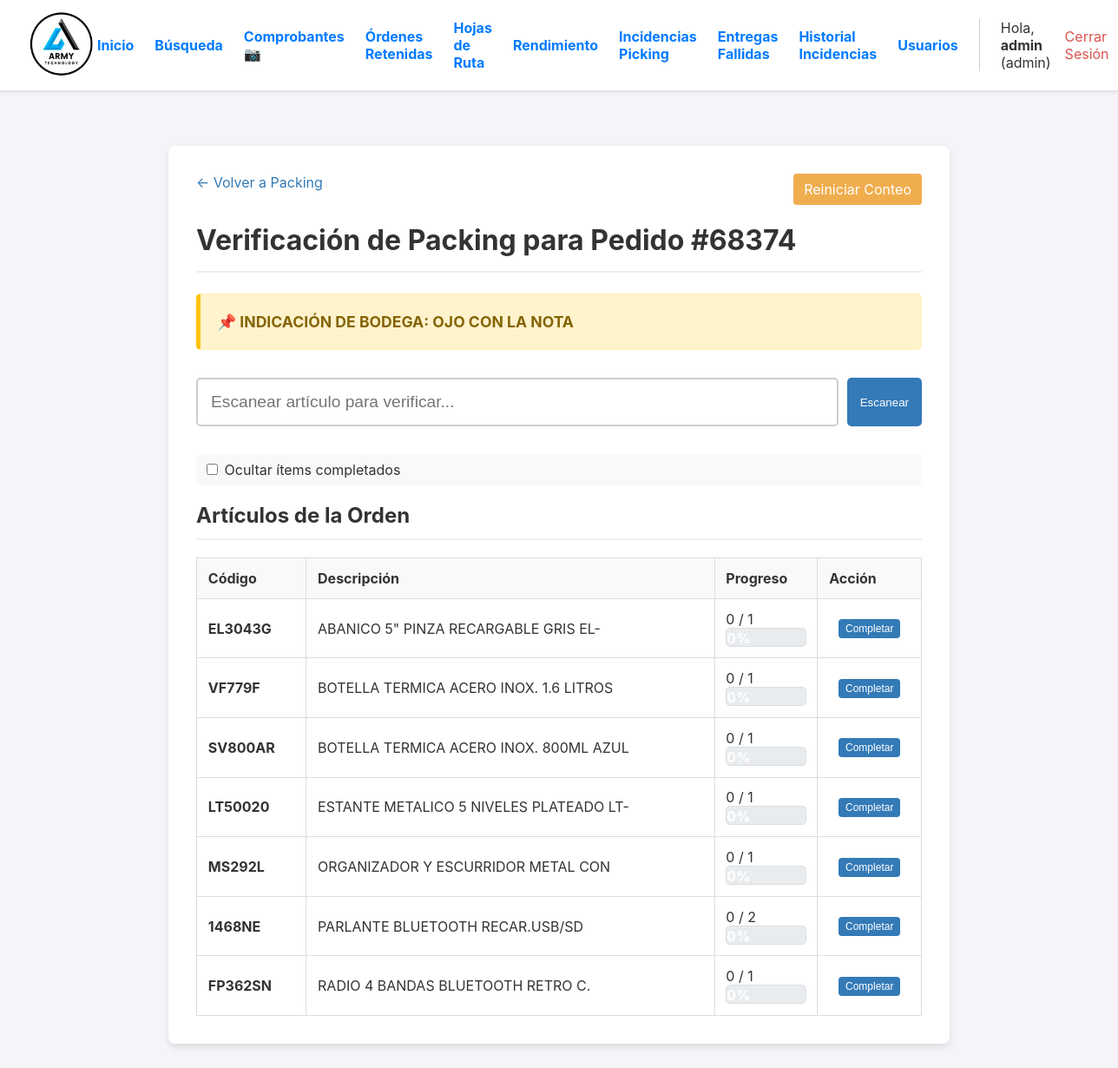
The app's page /packing/13 (signed in) with its own data.
### app.py (models this page shows, shortened)
class User(UserMixin, db.Model):
    id = db.Column(db.Integer, primary_key=True)
    username = db.Column(db.String(80), unique=True, nullable=False)
    password_hash = db.Column(db.String(256), nullable=False)
    role = db.Column(db.String(20), nullable=False, default='operario')

class Orden(db.Model):
    id = db.Column(db.Integer, primary_key=True)
    numero_pedido = db.Column(db.String(50), unique=True, nullable=False)
    cliente_nombre = db.Column(db.String(200), nullable=False)
    cliente_direccion = db.Column(db.String(300), nullable=True)
    estado = db.Column(db.String(30), nullable=False, default='PENDIENTE')
    fecha_creacion = db.Column(db.DateTime, nullable=False, default=datetime.datetime.utcnow)
    lote_id = db.Column(db.Integer, db.ForeignKey('lote_picking.id'), nullable=True)
    items = db.relationship('ItemOrden', backref='orden', lazy=True, cascade="all, delete-orphan")
    fecha_inicio_picking = db.Column(db.DateTime, nullable=True)
    fecha_fin_picking = db.Column(db.DateTime, nullable=True)
    fecha_fin_packing = db.Column(db.DateTime, nullable=True)
    fecha_despacho = db.Column(db.DateTime, nullable=True)
    packer_id = db.Column(db.Integer, db.ForeignKey('user.id', ondelete='SET NULL'), nullable=True)
    packer = db.relationship('User', foreign_keys=[packer_id])
    devolucion_confirmada = db.Column(db.Boolean, default=False, nullable=False)
    bultos = db.relationship('Bulto', backref='orden', cascade="all, delete-orphan")
    hoja_de_ruta_id = db.Column(db.Integer, db.ForeignKey('hoja_de_ruta.id'), nullable=True)
    destino_id = db.Column(db.Integer, db.ForeignKey('destino.id'), nullable=True)
    destino = db.relationship('Destino', backref='ordenes')
    guia_encomienda = db.Column(db.String(100), nullable=True)
    nota_entrega = db.Column(db.Text, nullable=True)
    fecha_entrega_final = db.Column(db.DateTime, nullable=True)
    nota_bodega = db.Column(db.Text, nullable=True)
    foto_guia_url = db.Column(db.String(500), nullable=True)

class ItemOrden(db.Model):
    id = db.Column(db.Integer, primary_key=True)
    orden_id = db.Column(db.Integer, db.ForeignKey('orden.id'), nullable=False)
    codigo_articulo = db.Column(db.String(100), nullable=False)
    descripcion_articulo = db.Column(db.String(300), nullable=False)
    cantidad_solicitada = db.Column(db.Integer, nullable=False)
    cantidad_recogida = db.Column(db.Integer, nullable=False, default=0)
    cantidad_empacada = db.Column(db.Integer, nullable=False, default=0)
    tiene_incidencia = db.Column(db.Boolean, default=False, nullable=False)
    tipo_incidencia = db.Column(db.String(50), nullable=True)
    nota_incidencia = db.Column(db.Text, nullable=True)
    ubicacion = db.Column(db.String(100), nullable=True)

### app.py (the view, shortened to what this page needs)
@app.route('/packing/<int:orden_id>', methods=['GET'])
@login_required
def detalle_packing(orden_id):
    orden = db.get_or_404(Orden, orden_id)
    if orden.estado != 'EMPACADO':
        flash('Esta orden no está lista para packing.', 'error')
        return redirect(url_for('dashboard_packing'))
    auto_corregido = False
    for item in orden.items:
        if item.codigo_articulo in CODIGOS_DE_SERVICIO and item.cantidad_empacada != item.cantidad_solicitada:
            item.cantidad_empacada = item.cantidad_solicitada
            auto_corregido = True
            print(f"-> Autocorrección: Servicio {item.codigo_articulo} completado en packing para la orden #{orden.id}")
    if auto_corregido:
        db.session.commit()
    return render_template('detalle_packing.html', orden=orden)

### app.py (called while the page is built)
@login_manager.user_loader
def load_user(user_id):
    return db.session.get(User, int(user_id))

### templates/detalle_packing.html (shortened to what this page needs)
{% extends "layout.html" %}
{% block content %}
<div class="container">
    <a href="{{ url_for('dashboard_packing') }}" class="back-link">← Volver a Packing</a>
    <a href="{{ url_for('detalle_packing', orden_id=orden.id, reset='true') }}" class="action-link" style="float: right; background-color: #f0ad4e; color: white; padding: 8px 12px; text-decoration: none; border-radius: 4px;" onclick="return confirm('¿Está seguro de que desea reiniciar el conteo de packing para esta orden?');">Reiniciar Conteo</a>
    <h1>Verificación de Packing para Pedido #{{ orden.numero_pedido }}</h1>
    {% if orden.nota_bodega %}
        <div style="background-color: #fff3cd; color: #856404; border: 1px solid #ffeeba; border-left: 5px solid #ffc107; padding: 1.2rem; margin: 1.5rem 0; border-radius: 5px; font-weight: bold; font-size: 1.1rem; line-height: 1.4;">
            📌 INDICACIÓN DE BODEGA: <span style="text-transform: uppercase;">{{ orden.nota_bodega }}</span>
        </div>
    {% endif %}
    <form id="scan-form-packing" class="scan-form">
        <input type="text" id="scan-input-packing" class="scan-input" placeholder="Escanear artículo para verificar..." autofocus autocomplete="off">
        <button type="submit" class="scan-btn">Escanear</button>
    </form>
    <div class="view-options">
        <label>
            <input type="checkbox" id="toggle-ocultar-completados">
            Ocultar ítems completados
        </label>
    </div>
    <h2>Artículos de la Orden</h2>
    <table>
        <thead>
            <tr>
                <th>Código</th>
                <th>Descripción</th>
                <th>Progreso</th>
                {% if current_user.role == 'admin' %}<th>Acción</th>{% endif %}
            </tr>
        </thead>
        <tbody>
            {% for item in orden.items %}
                <tr class="item-row" id="item-row-{{ item.codigo_articulo }}">
                    <td><strong>{{ item.codigo_articulo }}</strong></td>
                    <td>{{ item.descripcion_articulo }}</td>
                    <td>
                        {% set escaneados = item.cantidad_empacada %}
                        {% set solicitados = item.cantidad_solicitada %}
                        <span id="progreso-texto-{{ item.codigo_articulo }}">{{ escaneados }} / {{ solicitados }}</span>
                        <div class="progress-bar">
                            {% set progreso_inicial = (escaneados / solicitados) * 100 if solicitados > 0 else (100 if escaneados >= solicitados else 0) %}
                            <div id="progreso-barra-{{ item.codigo_articulo }}" class="progress" style="width: {{ progreso_inicial }}%;">
                                {{ '%.0f'|format(progreso_inicial) }}%
                            </div>
                        </div>
                    </td>
                    {% if current_user.role == 'admin' %}
                    <td style="text-align: center;" class="action-buttons">
                        <button class="completar-btn" data-item-id="{{ item.id }}" data-codigo="{{ item.codigo_articulo }}">Completar</button>
                    </td>
                    {% endif %}
                </tr>
            {% endfor %}
        </tbody>
    </table>
</div>
{% endblock %}

### templates/layout.html (shortened to what this page needs)
<!DOCTYPE html>
<html lang="es">
<head>
</head>
<body>
    <header>
        <div class="logo">
            <a href="{{ url_for('dashboard') }}">
                <img src="{{ url_for('static', filename='img/logo.png') }}" alt="Logo de la Empresa">
            </a>
        </div>
        <nav class="nav">
             {% if current_user.is_authenticated %}
                {% if current_user.role == 'admin' %}
                    <div class="nav-admin-links">
                        <a href="{{ url_for('dashboard') }}">Inicio</a>
                        <a href="{{ url_for('reportes_y_busqueda') }}">Búsqueda</a>
                        <a href="{{ url_for('galeria_comprobantes') }}">Comprobantes 📷</a>
                        <a href="{{ url_for('ordenes_retenidas') }}">Órdenes Retenidas</a>
                        <a href="{{ url_for('gestionar_rutas') }}">Hojas de Ruta</a>
                        <a href="{{ url_for('reporte_operarios') }}">Rendimiento</a>
                        <a href="{{ url_for('gestionar_incidencias') }}" class="nav-link-with-badge">
                            Incidencias Picking
                        </a>
                        <a href="{{ url_for('gestionar_entregas_fallidas') }}" class="nav-link-with-badge">
                            Entregas Fallidas
                        </a>
                        <a href="{{ url_for('historial_incidencias') }}">Historial Incidencias</a>
                        <a href="{{ url_for('gestionar_usuarios') }}">Usuarios</a>
                    </div>
                {% endif %}
                <div class="user-info">
                    <span>Hola, <strong>{{ current_user.username }}</strong> ({{ current_user.role }})</span>
                    <a href="{{ url_for('logout') }}" style="color: #d9534f;">Cerrar Sesión</a>
                </div>
             {% endif %}
        </nav>
    </header>
    <main>
        {% block content %}{% endblock %}
    </main>
</body>
</html>

### templates/layout.html (style rules this page uses)
body { font-family: -apple-system, BlinkMacSystemFont, "Segoe UI", Roboto, "Helvetica Neue", Arial, sans-serif; margin: 0; background-color: #f4f4f9; color: #333; }
header { background-color: #fff; padding: 10px 2em; display: flex; justify-content: space-between; align-items: center; box-shadow: 0 2px 4px rgba(0,0,0,0.1); position: sticky; top: 0; z-index: 100; }
.logo img { height: 80px; }
.nav { display: flex; align-items: center; gap: 1em; }
.nav-admin-links { display: flex; align-items: center; gap: 1.5em; font-weight: bold; border-right: 1px solid #ccc; padding-right: 1.5em; margin-right: 0.5em; }
.nav-admin-links a, .user-info a { text-decoration: none; color: #007bff; }
.user-info { display: flex; align-items: center; gap: 1em; }
main { padding: 2em; }
* { box-sizing: border-box; }
main { padding: 1em; }
@media (min-width: 768px) { main { padding: 2em; } }
.nav-link-with-badge { position: relative; text-decoration: none; }

### templates/detalle_packing.html (style rules this page uses)
.container { max-width: 900px; margin: 2em auto; background: white; padding: 2em; border-radius: 8px; box-shadow: 0 4px 8px rgba(0,0,0,0.1); }
h1, h2 { border-bottom: 2px solid #eee; padding-bottom: 0.5em; }
.back-link { display: inline-block; margin-bottom: 1rem; color: #337ab7; text-decoration: none; }
.scan-form { margin: 2em 0; display: flex; gap: 10px; flex-direction: column; }
.scan-input { flex-grow: 1; font-size: 1.2rem; padding: 15px; border-radius: 5px; border: 2px solid #ccc; }
.scan-btn { background-color: #337ab7; color: white; border: none; cursor: pointer; padding: 15px; border-radius: 5px; }
.view-options { margin: 1rem 0; padding: 0.5rem; background-color: #f9f9f9; border-radius: 5px; }
table { width: 100%; border-collapse: collapse; margin-top: 1em; }
th, td { border: 1px solid #ddd; padding: 0.8em; text-align: left; vertical-align: middle; }
th { background-color: #f8f9fa; }
.completar-btn { background-color: #337ab7; color: white; border: none; padding: 4px 8px; font-size: 12px; border-radius: 4px; cursor: pointer; }
.progress-bar { background-color: #e9ecef; border-radius: 5px; overflow: hidden; height: 22px; border: 1px solid #ddd; }
.progress { background-color: #337ab7; color: white; text-align: center; font-weight: bold; height: 100%; line-height: 22px; transition: width 0.4s ease-in-out; }
@media (min-width: 768px) { .scan-form { flex-direction: row; } }

### records on screen
User: username "admin", role "admin"
Orden: numero_pedido "68374", nota_bodega "OJO CON LA NOTA"
ItemOrden: codigo_articulo "EL3043G", descripcion_articulo "ABANICO 5\" PINZA RECARGABLE GRIS EL-", escaneados "0", solicitados "1", progreso_inicial "0"
ItemOrden: codigo_articulo "VF779F", descripcion_articulo "BOTELLA TERMICA ACERO INOX. 1.6 LITROS", escaneados "0", solicitados "1", progreso_inicial "0"
ItemOrden: codigo_articulo "SV800AR", descripcion_articulo "BOTELLA TERMICA ACERO INOX. 800ML AZUL", escaneados "0", solicitados "1", progreso_inicial "0"
ItemOrden: codigo_articulo "LT50020", descripcion_articulo "ESTANTE METALICO 5 NIVELES PLATEADO LT-", escaneados "0", solicitados "1", progreso_inicial "0"
ItemOrden: codigo_articulo "MS292L", descripcion_articulo "ORGANIZADOR Y ESCURRIDOR METAL CON", escaneados "0", solicitados "1", progreso_inicial "0"
ItemOrden: codigo_articulo "1468NE", descripcion_articulo "PARLANTE BLUETOOTH RECAR.USB/SD", escaneados "0", solicitados "2", progreso_inicial "0"
ItemOrden: codigo_articulo "FP362SN", descripcion_articulo "RADIO 4 BANDAS BLUETOOTH RETRO C.", escaneados "0", solicitados "1", progreso_inicial "0"
